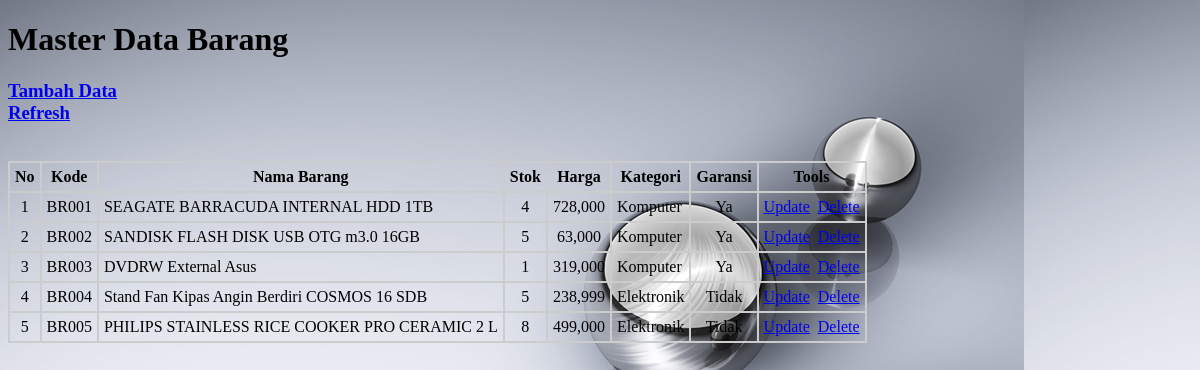
Page /Pertemuan10/index.php on the earlier database version.
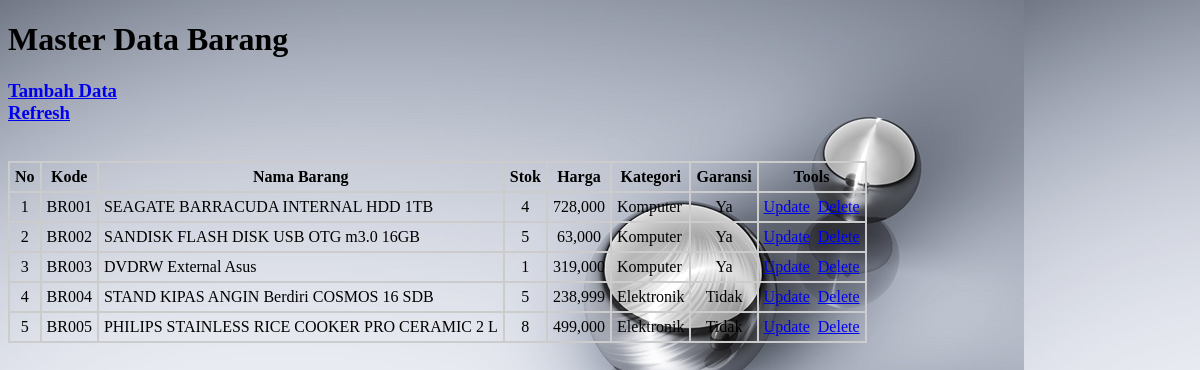
Same page on the later database version.
### tables this page shows
CREATE TABLE `barang` (
  `kdbar` varchar(5) NOT NULL,
  `nmbar` varchar(45) DEFAULT NULL,
  `stok` int(11) DEFAULT NULL,
  `harga_std` double DEFAULT NULL,
  `kategori` varchar(45) DEFAULT NULL,
  `garansi` int(11) DEFAULT NULL,
  `dibuat` datetime DEFAULT NULL,
  `diupdate` timestamp NULL DEFAULT NULL ON UPDATE current_timestamp(),
  PRIMARY KEY (`kdbar`)
);

### Pertemuan10/koneksi.php (called while the page is built, shortened)
<?php
function con()
{
	$host = "127.0.0.1";
	$user = "dba_penjualan";
	$pass = "dba_penjualan";
	$db = "dba_penjualan";
	return mysqli_connect($host,$user,$pass,$db);
}
function ambil($kode=NULL)
{
	$konek = con();
	if ($kode != NULL) { $cari="WHERE kdbar = '$kode'"; } else { $cari=""; }
	$query = mysqli_query($konek,"SELECT * FROM barang $cari ORDER BY kdbar ASC");
	if (!$query) { echo mysqli_error(); } else { return $query; }
}
function garansi($kode)
{
	if ($kode == 1) { return "Ya"; } else { return "Tidak"; }
}
?>

### Pertemuan10/view_barang.php (the view)
<table border="1" bordercolor="#CCCCCC" cellpadding="5" cellspacing="0">
	<tr>
    	<th>No</th><th>Kode</th><th>Nama Barang</th><th>Stok</th><th>Harga</th>
        <th>Kategori</th><th>Garansi</th><th>Tools</th>
    </tr>
    <?php
		$no = 1;
		$data = ambil();
    	while($row = mysqli_fetch_array($data))
		{
			$kdbar = $row['kdbar'];
			echo "<tr>";
				echo "<td align='center'>".$no."</td>";
				echo "<td align='center'>".$kdbar."</td>";
				echo "<td>".$row['nmbar']."</td>";
				echo "<td align='center'>".$row['stok']."</td>";
				echo "<td align='center'>".number_format($row['harga_std'])."</td>";
				echo "<td>".$row['kategori']."</td>";
				echo "<td align='center'>".garansi($row['garansi'])."</td>";
				echo "<td>";
		?>
        	<a href='index.php?hal=update&kdbar=<?php echo $kdbar ?>'>Update</a>&nbsp;
			<a href='index.php?hal=delete&kdbar=<?php echo $kdbar ?>' onClick='return confirm("Apakah anda ingin menghapus data..?")'>Delete</a>
    <?php
        		echo "</td>";
			echo "</tr>";
			$no++;
		}
	?>
</table>

Differences in the rows shown:
changed barang "BR004": nmbar "Stand Fan Kipas Angin Berdiri COSMOS 16 SDB" → "STAND KIPAS ANGIN Berdiri COSMOS 16 SDB"
